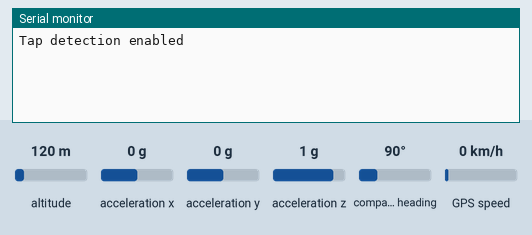
Recording of a sketch running on a simulated Arduino Uno, built for the host (arithmetic inside an expression is 32-bit, double 64-bit). On the bench: the last lines printed to the serial monitor. The test bench sets the inputs (shaded band); at power-on: acceleration x 0 g, altitude 120 m, acceleration y 0 g, acceleration z 1 g, compass heading 90°, GPS speed 0 km/h. The GPS gets a fix after 3 s at 37.7749, -122.4194 with 8 satellites; the modem accepts every AT command (registered, SIM ready, sends succeed) and sends nothing else.

Above: at 1.2 s.
1.3 s: acceleration x set to -1.4 g
At 1.37 s:
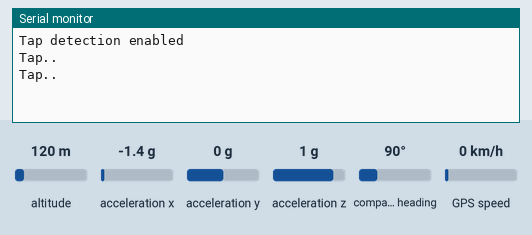
At 2.0 s:
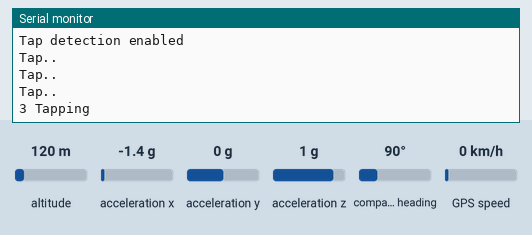

Measured:
- after the input at 1.3 s, the serial monitor: prints a new line at once (image 1)

The sketch:

gsm-accel-prasanna_bro_major.ino
```cpp
#include <Wire.h>
#include <Adafruit_Sensor.h>
#include <Adafruit_ADXL345_U.h>
#include <SoftwareSerial.h>
#include <TinyGPS++.h>

// Define GSM module connections
#define GSM_RX 10
#define GSM_TX 11

// Define GPS module connections
#define GPS_TX 6
#define GPS_RX 7

#define DESTINATION_NUMBER_1 "+919110523264"  // Replace with the actual phone number
#define DESTINATION_NUMBER_2 "+919849495056"  // Replace with another phone number

Adafruit_ADXL345_Unified accel = Adafruit_ADXL345_Unified(12345);
SoftwareSerial gsmSerial(GSM_RX, GSM_TX);
SoftwareSerial gpsSerial(GPS_RX, GPS_TX); // Create a software serial port for the GPS module

TinyGPSPlus gps;

const int tapThreshold = 15; // Adjust this threshold according to your requirements
const unsigned long tapInterval = 10; // Minimum time between tap detections (milliseconds)

// Variables
unsigned long lastTapTime = 0;
int tapCount = 0;

void setup() {
  Serial.begin(9600);
  gsmSerial.begin(9600);
  gpsSerial.begin(9600); // Initialize the GPS serial connection

  if (!accel.begin()) {
    Serial.println("Could not find a valid ADXL345 sensor, check wiring!");
    while (1);
  }

  // Set the range to 16G
  accel.setRange(ADXL345_RANGE_16_G);

  // Enable tap detection on the X, Y, and Z axes
  accel.writeRegister(0x2A, 0x07); // Tap detection control register

  // Enable tap detection interrupt
  accel.writeRegister(0x2E, 0x40); // Bit 6: Enable Tap detection

  Serial.println("Tap detection enabled");

  // Initialize GSM module
}

void loop() {
  // Get a new sensor event
  sensors_event_t event;
  accel.getEvent(&event);

  // Calculate total acceleration
  float acceleration = sqrt(event.acceleration.x * event.acceleration.x +
                             event.acceleration.y * event.acceleration.y +
                             event.acceleration.z * event.acceleration.z);

  // Check if the acceleration exceeds the threshold
  if (acceleration > tapThreshold) {
    unsigned long currentTime = millis();

    // Check if enough time has passed since the last tap
    if (currentTime - lastTapTime > tapInterval) {
      tapCount++;
      Serial.println("Tap..");
      lastTapTime = currentTime;
    } else {
      tapCount = 1;
    }

    // If triple tap is detected, send SMS to designated numbers
    if (tapCount == 3) {
      Serial.println("3 Tapping");
      delay(5000);

      // Send SMS to first number with location
      sendSMSWithLocation("Danger!!!", DESTINATION_NUMBER_1);

      // Send SMS to second number with location
      delay(5000); // Adjust delay as needed
      sendSMSWithLocation("Danger!!!", DESTINATION_NUMBER_2);

      Serial.println("Danger!!");
      lastTapTime = 0;
      tapCount = 0;
    }
  }

  // Check for new GPS data
  while (gpsSerial.available() > 0) {
    if (gps.encode(gpsSerial.read())) {
      // If new GPS data is available, process it
      // You can retrieve latitude and longitude from gps.location object
    }
  }

  delay(50); // Adjust the delay based on your requirements
}

void sendSMSWithLocation(String message, const char* destinationNumber) {
  gsmSerial.println("AT+CMGF=1");    // Sets the GSM Module in Text Mode
  delay(1000);
  gsmSerial.print("AT+CMGS=\"");
  gsmSerial.print(destinationNumber);
  gsmSerial.println("\"");
  delay(1000);
  gsmSerial.print(message);
  delay(1000);
  // Include location data in the SMS message
  gsmSerial.print("Latitude: ");
  gsmSerial.print(gps.location.lat(), 6);
  gsmSerial.print(", Longitude: ");
  gsmSerial.println(gps.location.lng(), 6);
  delay(1000);
  gsmSerial.write(26); // Send Ctrl+Z to indicate the end of the message
  delay(1000);
}
```
